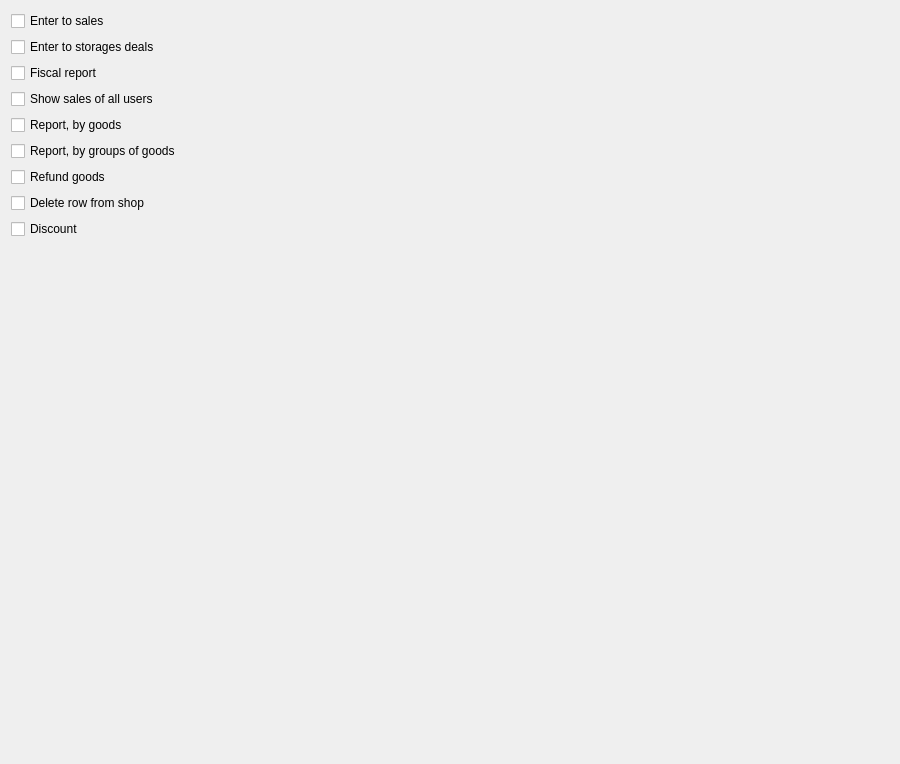
         <widget class="QWidget" name="scrollAreaWidgetContents_5">
          <property name="geometry">
           <rect>
            <x>0</x>
            <y>0</y>
            <width>900</width>
            <height>764</height>
           </rect>
          </property>
          <layout class="QVBoxLayout" name="verticalLayout_10">
           <item>
            <widget class="C5CheckBox" name="checkBox_117">
             <property name="text">
              <string>Enter to sales</string>
             </property>
             <property name="Tag" stdset="0">
              <number>1203</number>
             </property>
            </widget>
           </item>
           <item>
            <widget class="C5CheckBox" name="checkBox_118">
             <property name="text">
              <string>Enter to storages deals</string>
             </property>
             <property name="Tag" stdset="0">
              <number>1204</number>
             </property>
            </widget>
           </item>
           <item>
            <widget class="C5CheckBox" name="checkBox_97">
             <property name="text">
              <string>Fiscal report</string>
             </property>
             <property name="Tag" stdset="0">
              <number>1205</number>
             </property>
            </widget>
           </item>
           <item>
            <widget class="C5CheckBox" name="checkBox_106">
             <property name="text">
              <string>Show sales of all users</string>
             </property>
             <property name="Tag" stdset="0">
              <number>1206</number>
             </property>
            </widget>
           </item>
           <item>
            <widget class="C5CheckBox" name="checkBox_119">
             <property name="text">
              <string>Report, by goods</string>
             </property>
             <property name="Tag" stdset="0">
              <number>1208</number>
             </property>
            </widget>
           </item>
           <item>
            <widget class="C5CheckBox" name="checkBox_120">
             <property name="text">
              <string>Report, by groups of goods</string>
             </property>
             <property name="Tag" stdset="0">
              <number>1209</number>
             </property>
            </widget>
           </item>
           <item>
            <widget class="C5CheckBox" name="checkBox_54">
             <property name="text">
              <string>Refund goods</string>
             </property>
             <property name="Tag" stdset="0">
              <number>508</number>
             </property>
            </widget>
           </item>
           <item>
            <widget class="C5CheckBox" name="checkBox_74">
             <property name="text">
              <string>Delete row from shop</string>
             </property>
             <property name="Tag" stdset="0">
              <number>510</number>
             </property>
            </widget>
           </item>
           <item>
            <widget class="C5CheckBox" name="checkBox_116">
             <property name="text">
              <string>Discount</string>
             </property>
             <property name="Tag" stdset="0">
              <number>1207</number>
             </property>
            </widget>
           </item>
           <item>
            <spacer name="verticalSpacer_11">
             <property name="orientation">
              <enum>Qt::Orientation::Vertical</enum>
             </property>
             <property name="sizeHint" stdset="0">
              <size>
               <width>20</width>
               <height>40</height>
              </size>
             </property>
            </spacer>
           </item>
          </layout>
         </widget>
